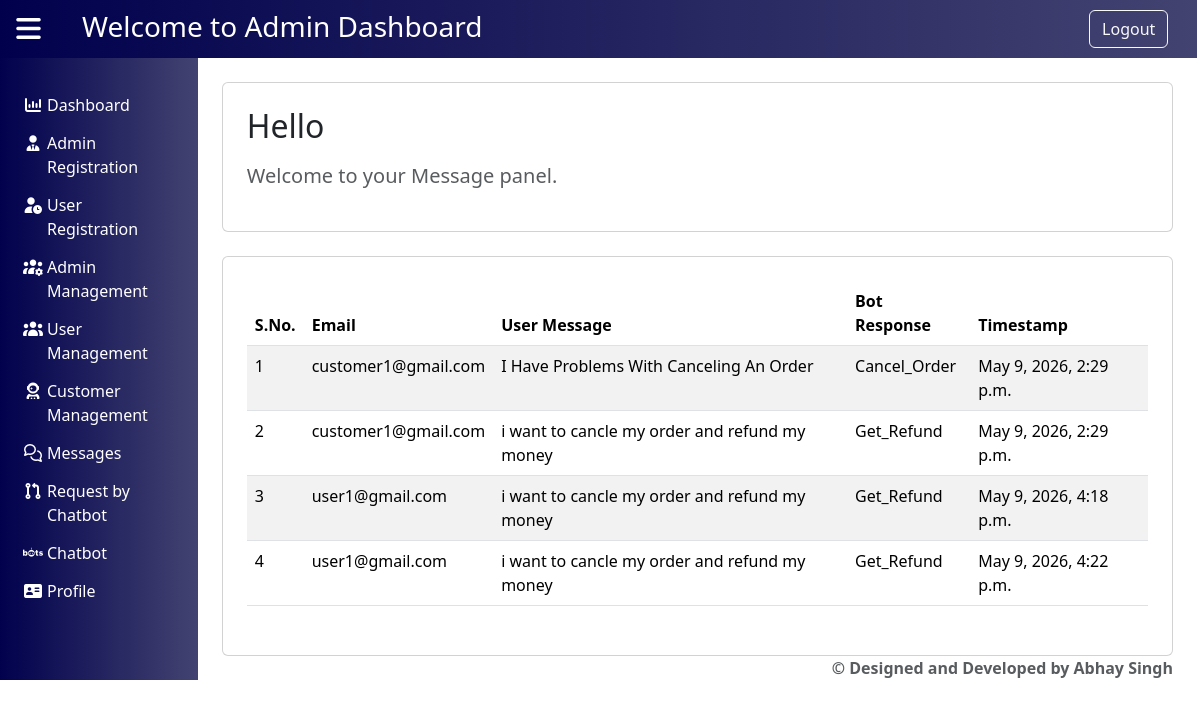
Screenshot of /admins/message/ with the database file from the repository.
### Customer/models.py (models this page shows, shortened)
class ChatHistory(models.Model):
    Role = models.CharField(max_length=20)
    Email = models.CharField(max_length=100)
    user_message = models.TextField()
    bot_response = models.TextField()
    timestamp = models.DateTimeField(auto_now_add=True)

### Admin/views.py (the view)
# urls.py: path('message/',views.message,name='message'),
def message(request):
    messages = ChatHistory.objects.filter(Role__in=['customer', 'user'])
    return render(request, 'admin_message.html', {'messages': messages})

### Admin/templates/admin_message.html
{% extends 'admin_base.html' %}
{% load static %}
{% block admin %}
    {% include 'message.html' %}
{% endblock %}

### Admin/templates/admin_base.html (shortened to what this page needs)
{% load static %}
<!DOCTYPE html>
<html>
<head>
    <link href="https://cdn.jsdelivr.net/npm/bootstrap@5.3.8/dist/css/bootstrap.min.css" rel="stylesheet">
    <link rel="stylesheet" type="text/css" href="{% static 'CSS/style.css' %}">
    <link rel="stylesheet" href="https://cdnjs.cloudflare.com/ajax/libs/font-awesome/7.0.1/css/all.min.css" />
</head>
<body>
    <div class="container-fluid" style="padding-left: 10px; padding-right: 15px;">
        <div class="row">
            <div class="col-sm-12 p-0">
                <nav class="navbar bg-1 p-0">
                    <div class="container-fluid row p-0">
                        <div class="col-sm-0_5">
                            <button class="btn text-white">
                                <i class="fa-solid fa-bars px-1 fs-3 py-2" onclick="hid()"></i>
                            </button>
                        </div>
                        <div class="col-sm-11_5">
                            <div class="row">
                                <div class="col-sm-8 p-0">
                                    <h3 class="mx-5 my-2 text-start">Welcome to Admin Dashboard</h3>
                                </div>
                                <div class="col-sm-3 p-0">
                                </div>
                                <div class="col-sm-1 p-0 py-2">
                                    <a href="{% url 'Admin:logout' %}" class="btn btn-outline-light">Logout</a>
                                </div>
                            </div>
                        </div>
                    </div>
                </nav>
            </div>
        </div>
        <div class="row">
          <div class="col-sm-2 bg-1 py-1" id="add">
                <div class="row mt-4">
                    <div class="col-sm-12">
                        <ul class="list-unstyled">
                            <li class="btn bg-2 w-100 text-center">
                                <a href="{% url 'Admin:adminhome' %}" class="text-white text-decoration-none">
                                    <div class="row">
                                        <div class="col-sm-1"><i class="fa-solid fa-chart-column"></i></div>
                                        <div class="col-sm-10 text-start r">Dashboard</div>
                                   </div>
                                </a>
                            </li>
                            <li class="btn bg-2 w-100 text-center">
                                <a href="{% url 'Admin:adminrequest' %}" class="text-white text-decoration-none">
                                    <div class="row">
                                        <div class="col-sm-1"><i class="fa-solid fa-user-tie"></i></div>
                                        <div class="col-sm-10 text-start r">Admin Registration</div>
                                    </div>
                                </a>
                            </li>
                            <li class="btn bg-2 w-100 text-center">
                                <a href="{% url 'Admin:registration' %}" class="text-white text-decoration-none">
                                    <div class="row">
                                        <div class="col-sm-1"><i class="fa-solid fa-user-clock"></i></div>
                                        <div class="col-sm-10 text-start r">User Registration</div>
                                    </div>
                                </a>
                            </li>
                            <li class="btn bg-2 w-100 text-center">
                                <a href="{% url 'Admin:admin_management' %}" class="text-white text-decoration-none">
                                    <div class="row">
                                        <div class="col-sm-1"><i class="fa-solid fa-users-gear"></i></div>
                                        <div class="col-sm-10 text-start r">Admin Management</div>
                                    </div>
                                </a>
                            </li>
                            <li class="btn bg-2 w-100 text-center">
                                <a href="{% url 'Admin:user_management' %}" class="text-white text-decoration-none">
                                    <div class="row">
                                        <div class="col-sm-1"><i class="fa-solid fa-users"></i></div>
                                        <div class="col-sm-10 text-start r">User Management</div>
                                    </div>
                                </a>
                            </li>
                            <li class="btn bg-2 w-100 text-center">
                                <a href="{% url 'Admin:customer_management' %}" class="text-white text-decoration-none">
                                    <div class="row">
                                        <div class="col-sm-1"><i class="fa-solid fa-user-astronaut"></i></div>
                                        <div class="col-sm-10 text-start r">Customer Management</div>
                                    </div>
                                </a>
                            </li>
                            <li class="btn bg-2 w-100 text-center">
                                <a href="{% url 'Admin:message' %}" class="text-white text-decoration-none">
                                    <div class="row">
                                        <div class="col-sm-1"><i class="fa-regular fa-comments"></i></div>
                                        <div class="col-sm-10 text-start r">Messages</div>
                                    </div>
                                </a>
                            </li>
                            <li class="btn bg-2 w-100 text-center">
                                <a href="{% url 'Admin:request_by_chatbot' %}" class="text-white text-decoration-none">
                                    <div class="row">
                                        <div class="col-sm-1"><i class="fa-solid fa-code-pull-request"></i></div>
                                        <div class="col-sm-10 text-start r">Request by Chatbot</div>
                                    </div>
                                </a>
                            </li>
                            <li class="btn bg-2 w-100 text-center">
                                <a href="{% url 'Admin:chatbot' %}" class="text-white text-decoration-none">
                                    <div class="row">
                                        <div class="col-sm-1"><i class="fa-brands fa-bots"></i></div>
                                        <div class="col-sm-10 text-start r">Chatbot</div>
                                    </div>
                                </a>
                            </li>
                            <li class="btn bg-2 w-100 text-center">
                                <a href="{% url 'Admin:admin_profile' %}" class="text-white text-decoration-none">
                                    <div class="row">
                                        <div class="col-sm-1"><i class="fa-solid fa-address-card"></i></div>
                                        <div class="col-sm-10 text-start r">Profile</div>
                                    </div>
                                </a>
                            </li>
                        </ul>
                    </div>
                </div>
            </div>
            <div class="col-sm-10" id="remove">
                <div class="row">
                    <div class="col-sm-12 scroll-1">
                        {% block admin %}
                        {% endblock %}
                    </div>
                </div>
                <div class="row p-0">
                    <div class="col-sm-12 p-0">
                        <footer class="footer p-0">
                            <div class="container-fluid p-0">
                                <p class="mb-0 text-muted text-end pe-4">
                                    <strong>&copy; Designed and Developed by Abhay Singh</strong>
                                </p>
                            </div>
                        </footer>
                    </div>
                </div>
            </div>
        </div>
    </div>
</body>
</html>

### templates/message.html
    <div class="container mt-4">
        <div class="card border-1 p-4">
            <h2 class="mb-3">Hello {{ user.Name }}</h2>
            <p class="fs-5 text-muted">
                Welcome to your Message panel.
            </p>
        </div>
        <div class="card mt-4 border-1 p-4" style="height: 400px; overflow-y: auto; scrollbar-width: none;">
            <table class="table table-striped">
                <thead>
                    <tr>
                        <th scope="col">S.No.</th>
                        <th scope="col">Email</th>
                        <th scope="col">User Message</th>
                        <th scope="col">Bot Response</th>
                        <th scope="col">Timestamp</th>
                    </tr>
                </thead>
                <tbody>
                    {% for mes in messages %}
                    <tr>
                        <td>{{ forloop.counter }}</td>
                        <td>{{ mes.Email }}</td>
                        <td>{{ mes.user_message }}</td>
                        <td>{{ mes.bot_response }}</td>
                        <td>{{ mes.timestamp }}</td>
                    </tr>
                    {% endfor %}
                </tbody>
            </table>
        </div>
    </div>

### static/CSS/style.css (style rules this page uses)
.scroll-1 { max-height: calc(100vh - 90px); overflow-y: auto; scrollbar-width: none; }
.bg-1 { background-image: linear-gradient(90deg,#00004d,rgb(67, 67, 113)); color: white; }
.col-sm-0_5 { width: 4%; }
.col-sm-11_5 { width: 96%; }

### rows the page displays
ChatHistory: Email "customer1@gmail.com", user_message "I Have Problems With Canceling An Order", bot_response "Cancel_Order", timestamp "May 9, 2026, 2:29 p.m."
ChatHistory: Email "customer1@gmail.com", user_message "i want to cancle my order and refund my money", bot_response "Get_Refund", timestamp "May 9, 2026, 2:29 p.m."
ChatHistory: Email "user1@gmail.com", user_message "i want to cancle my order and refund my money", bot_response "Get_Refund", timestamp "May 9, 2026, 4:18 p.m."
ChatHistory: Email "user1@gmail.com", user_message "i want to cancle my order and refund my money", bot_response "Get_Refund", timestamp "May 9, 2026, 4:22 p.m."
